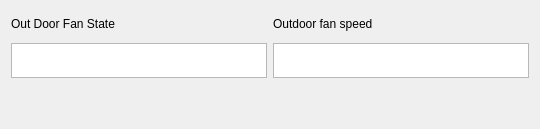
            <widget class="QWidget" name="tab_4">
             <attribute name="title">
              <string>OutdoorInfo</string>
             </attribute>
             <layout class="QGridLayout" name="gridLayout_7">
              <item row="0" column="0">
               <layout class="QGridLayout" name="gridLayout_8">
                <item row="0" column="0">
                 <layout class="QVBoxLayout" name="verticalLayout_192">
                  <item>
                   <widget class="QLabel" name="label_151">
                    <property name="minimumSize">
                     <size>
                      <width>0</width>
                      <height>26</height>
                     </size>
                    </property>
                    <property name="maximumSize">
                     <size>
                      <width>16777215</width>
                      <height>35</height>
                     </size>
                    </property>
                    <property name="text">
                     <string>Out Door Fan State</string>
                    </property>
                   </widget>
                  </item>
                  <item>
                   <widget class="QTextEdit" name="outdoorFanstate_textedit">
                    <property name="minimumSize">
                     <size>
                      <width>0</width>
                      <height>26</height>
                     </size>
                    </property>
                    <property name="maximumSize">
                     <size>
                      <width>16777215</width>
                      <height>35</height>
                     </size>
                    </property>
                    <property name="readOnly">
                     <bool>true</bool>
                    </property>
                   </widget>
                  </item>
                  <item>
                   <spacer name="verticalSpacer_126">
                    <property name="orientation">
                     <enum>Qt::Vertical</enum>
                    </property>
                    <property name="sizeHint" stdset="0">
                     <size>
                      <width>20</width>
                      <height>40</height>
                     </size>
                    </property>
                   </spacer>
                  </item>
                 </layout>
                </item>
                <item row="0" column="1">
                 <layout class="QVBoxLayout" name="verticalLayout_198">
                  <item>
                   <widget class="QLabel" name="label_150">
                    <property name="minimumSize">
                     <size>
                      <width>0</width>
                      <height>26</height>
                     </size>
                    </property>
                    <property name="maximumSize">
                     <size>
                      <width>16777215</width>
                      <height>35</height>
                     </size>
                    </property>
                    <property name="text">
                     <string>Outdoor fan speed</string>
                    </property>
                   </widget>
                  </item>
                  <item>
                   <widget class="QTextEdit" name="outdoorFanSpeed_textedit">
                    <property name="minimumSize">
                     <size>
                      <width>0</width>
                      <height>26</height>
                     </size>
                    </property>
                    <property name="maximumSize">
                     <size>
                      <width>16777215</width>
                      <height>35</height>
                     </size>
                    </property>
                    <property name="readOnly">
                     <bool>true</bool>
                    </property>
                   </widget>
                  </item>
                  <item>
                   <spacer name="verticalSpacer_127">
                    <property name="orientation">
                     <enum>Qt::Vertical</enum>
                    </property>
                    <property name="sizeHint" stdset="0">
                     <size>
                      <width>20</width>
                      <height>40</height>
                     </size>
                    </property>
                   </spacer>
                  </item>
                 </layout>
                </item>
               </layout>
              </item>
             </layout>
            </widget>
